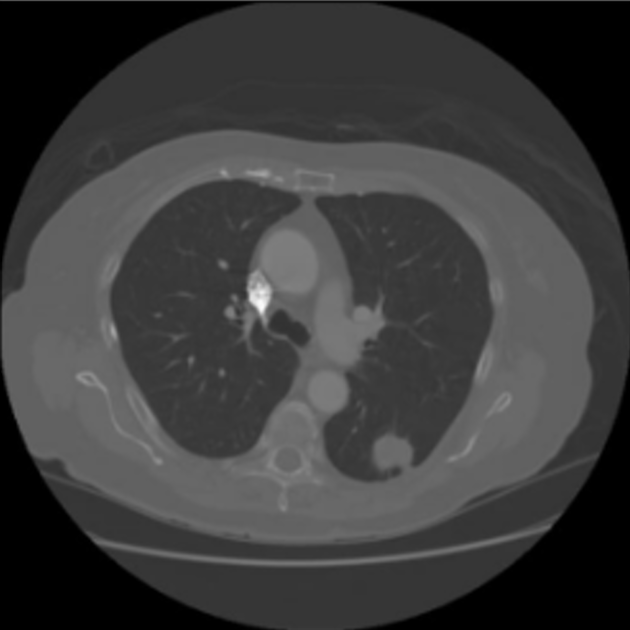
#> input picture ICE-3208/main.png, 630 x 630 px
$ jupyter execute 'determining region.ipynb'
#> lines starting #> are read from the running program, lines starting #| are printed output that depends on the picture; long printed decimals are rounded
[cell 1]
import cv2
import numpy as np
import matplotlib.pyplot as plt

[cell 2]
image = cv2.imread("main.png")
#> image is the input picture: shape (630, 630, 3); min 0, max 250, mean 59.8
mask = cv2.imread("mask.png", cv2.IMREAD_GRAYSCALE)
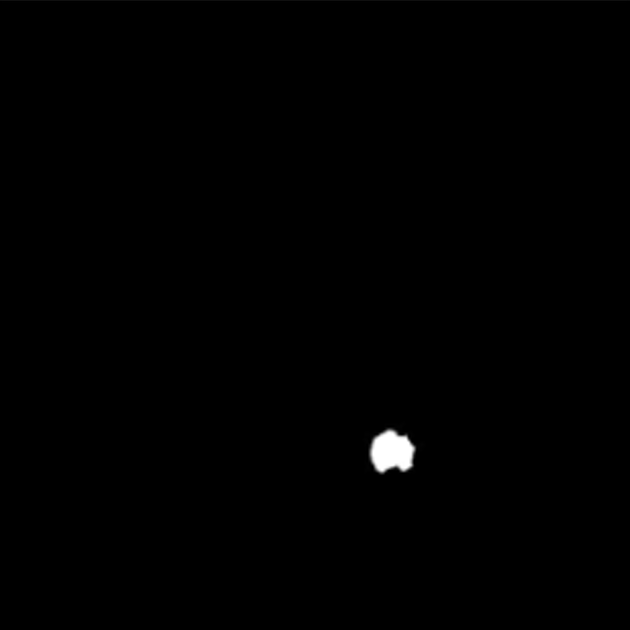
#> input picture ICE-3208/mask.png, 630 x 630 px
#> mask is the input picture: shape (630, 630); min 0, max 255, mean 0.9
plt.figure(figsize=(8, 6))
plt.subplot(2, 2, 1)
plt.title("Original Image")
plt.axis("off")
plt.imshow(image)
plt.subplot(2, 2, 2)
plt.title("Mask Image")
plt.axis("off")
plt.imshow(mask, cmap='gray')
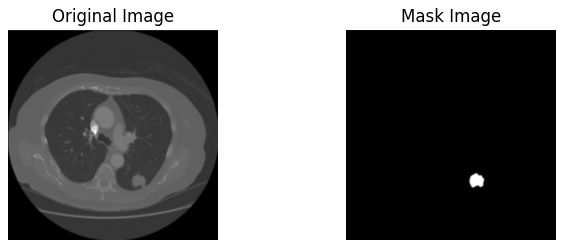
#> figure drawn by matplotlib, 2 panels

[cell 3]
print(image.shape)
#| (630, 630, 3)
print(mask.shape)
#| (630, 630)

[cell 4]
pixel_size = 0.01

[cell 5]
region_of_interest = cv2.bitwise_and(image, image, mask=mask)

[cell 6]
pixel_area = np.sum(mask != 0)
#> pixel_area = 3551
total_pixel = np.sum(mask)
#> total_pixel = 363342
area = pixel_area * pixel_size
#> area = 35.51
print("Area of the region:", area)
#| Area of the region: 35.51
print(pixel_area)
#| 3551
print(630*630)
print("Total: ", (pixel_area/total_pixel)*100, "% of main image")
#| Total:  0.9773 % of main image

[cell 7]
labeled_image = cv2.addWeighted(image, .5, cv2.cvtColor(mask, cv2.COLOR_GRAY2BGR), 1, 0)
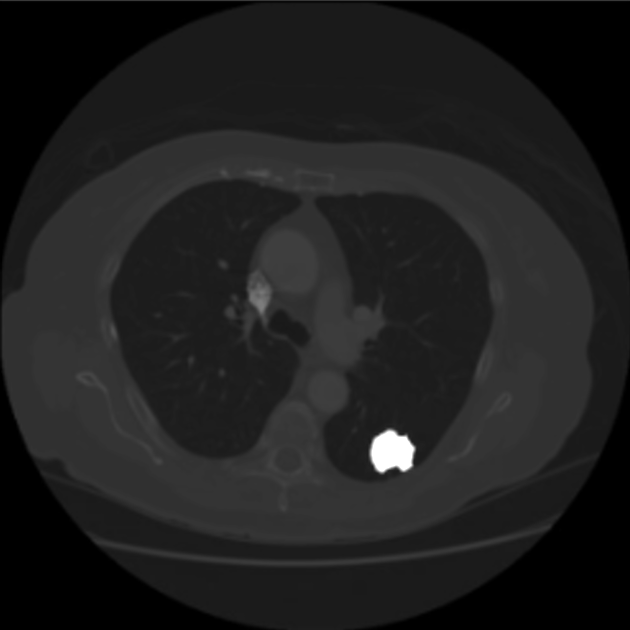
#> labeled_image: shape (630, 630, 3); min 0, max 255, mean 30.7

[cell 8]
plt.figure(figsize=(6, 6))
plt.subplot(3, 3, 1)
plt.title("Original Image")
plt.axis("off")
plt.imshow(image)
plt.subplot(3, 3, 2)
plt.title("Mask Image")
plt.axis("off")
plt.imshow(mask, cmap='gray')
plt.subplot(3, 3, 3)
plt.title("labeld Image")
plt.axis("off")
plt.imshow(labeled_image)
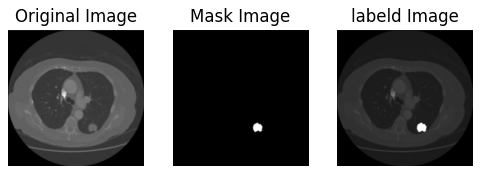
#> figure drawn by matplotlib, 3 panels
